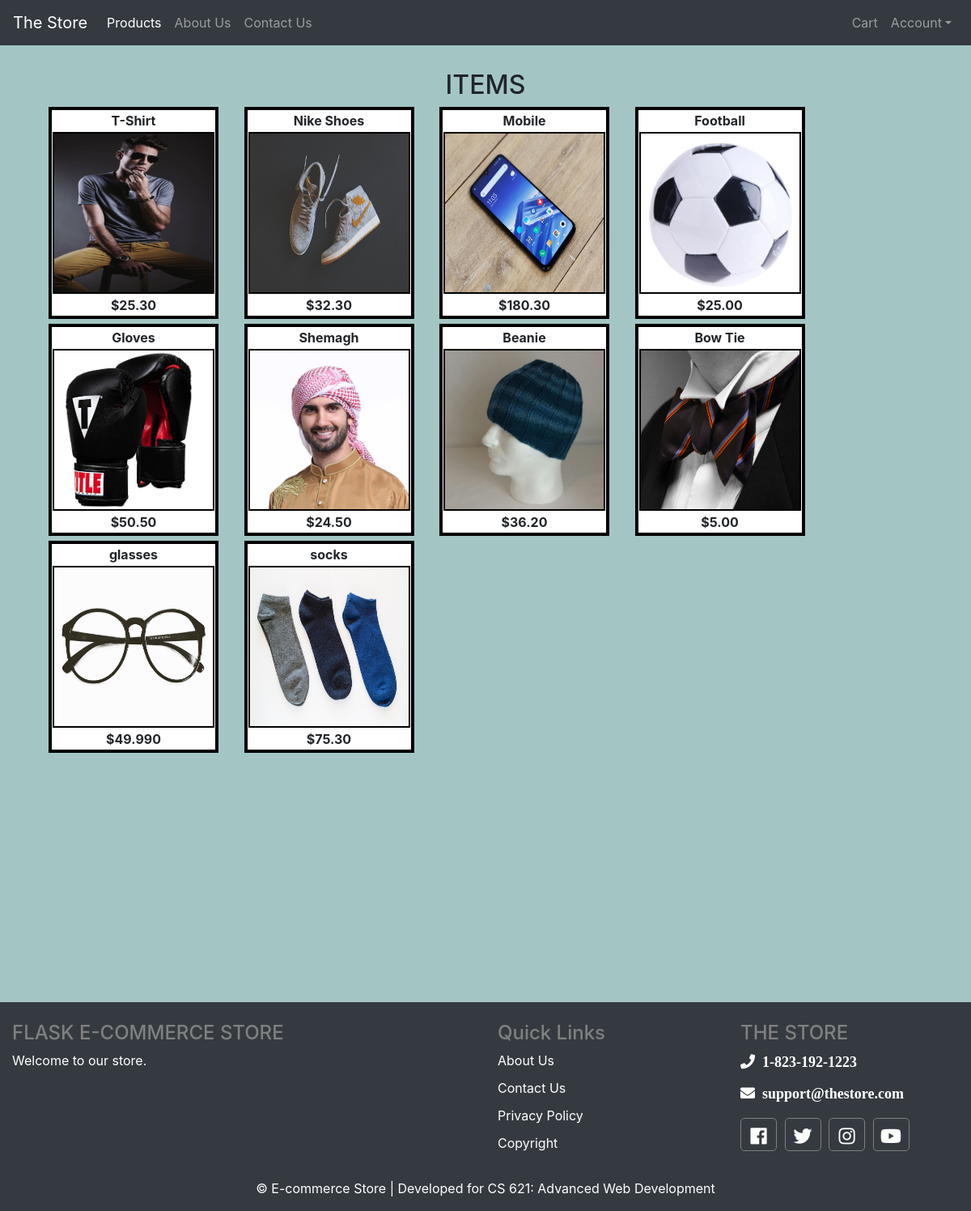
Page /products on the committed database.
### routes.py (models this page shows, shortened)
class Products(db.Model):
    __tablename__ = 'products'
    __table_args__ = {'extend_existing': True}
    product_id = db.Column(db.Integer, primary_key=True)
    name = db.Column(db.String(30))
    price = db.Column(db.Float)
    description = db.Column(db.String(250))
    image = db.Column(db.String())
    stock = db.Column(db.Integer)

### routes.py (the view)
@ecomm.route('/')
@ecomm.route('/products')
def products():
    products = Products.query.all()
    return render_template('products.html', products=products, leftNav=leftNav_items(), rightNav=rightNav_items())

### routes.py (called while the page is built)
def leftNav_items():
    return [('/products', 'Products'), ('/about', 'About Us'), ('/contact', 'Contact Us')]

def rightNav_items():
    return [('/cart', 'Cart'), ('/account', 'Account')]

### templates/products.html
{% extends "base.html" %}
{% set active_page = "Products" %}
{% block content %}
<div>
  <h2 id="productPageHeader">ITEMS</h2>
  <div class="productContainer">
    <div class="itemTables">
    {% for product in products %}
    <table class="singleTable">
      <tr>
        <td><b>{{product.name}}</b></td>
      </tr>
      <tr>
        <td>
        <a href="/productDescription?productId={{product.product_id}}">
					<img src={{url_for('static', filename='uploads/' + product.image) }} id="image" width="200" height="200">
				</a>
        </td>
      </tr>
      <tr>
        <td><b>${{product.price}}0</b></td>
      </tr>
    </table>
    {% endfor %}
    </div>
  </div>
</div>
{% endblock content %}

### templates/base.html (shortened to what this page needs)
<!DOCTYPE html>
<html lang="en">
    <head>
        <link rel="stylesheet" type="text/css" href="{{ url_for('static', filename='style.css') }}">
        <link rel="stylesheet" href="https://stackpath.bootstrapcdn.com/bootstrap/4.3.1/css/bootstrap.min.css">
        <link rel='stylesheet' href='https://use.fontawesome.com/releases/v5.7.0/css/all.css'>
        <link rel="stylesheet" href="/static/style.css">
    </head>
    <body>
        <div class="main-container">
            <nav class="navbar navbar-expand-lg navbar-dark bg-dark">
                <a class="navbar-brand" href="/">The Store</a>
                <div class="collapse navbar-collapse" id="navbarNavAltMarkup">
                    {% for slug, navTitle in leftNav %}
                    <div class="navbar-nav">
                      {% if navTitle == active_page %}
                      <a class="nav-item nav-link active" href= {{ slug }}> {{ navTitle }} </a>
                      {% else %}
                      <a class="nav-item nav-link" href= {{ slug }} > {{ navTitle }} </a>
                      {% endif %}
                    </div>
                    {% endfor %}
                    <div class="navbar-nav ml-auto">
                        <a class="nav-item nav-link" href={{ rightNav[0][0] }}> {{ rightNav[0][1] }}</a>
                        <a class="nav-item nav-link dropdown-toggle" data-toggle="dropdown" data-target="dropdown_target" href="#">{{ rightNav[1][1] }}</a>
                    </div>
                </div>
            </nav>
            {% block content %} {% endblock %}
            <footer class="footer-container">
                <footer class="page-footer font-small dark bg-dark pt-4">
                    <div class="container-fluid text-center text-md-left">
                        <div class="row">
                            <div class="col-md-6 mt-md-0 mt-3">
                            <h4 class="text-uppercase">Flask E-commerce Store</h4>
                            <p class="footer-welcome">Welcome to our store.</p>
                            </div>
                            <div class="col-md-3 mb-md-0 mb-3">
                                <div class="footer-links">
                                    <h4> Quick Links</h4>
                                    <ul class="list-unstyled">
                                        <a class="links" href="{{ url_for('about')}}"><li> About Us</li> </a>
                                        <a class="links" href="{{ url_for('contact_us')}}"><li> Contact Us</li> </a>
                                        <a class="links" href="#"><li> Privacy Policy</li> </a>
                                        <a class="links" href="#"><li> Copyright</li> </a>
                                    </ul>
                                </div>
                            </div>
                            <div class="col-md-3 mb-md-0 mb-3">
                                <h4 class="text-uppercase">The Store</h4>
                                <div class="footer-about">
                                    <div class="contact-information">
                                        <span> <i class="fas fa-phone">&nbsp; 1-823-192-1223</i> </span>
                                        <span> <i class="fas fa-envelope">&nbsp; support@thestore.com</i> </span>
                                    </div>
                                    <div class="social">
                                        <a href="#"><i class="fab fa-facebook"></i> </a>
                                        <a href="#"><i class="fab fa-twitter"></i> </a>
                                        <a href="#"><i class="fab fa-instagram"></i> </a>
                                        <a href="#"><i class="fab fa-youtube"></i> </a>
                                    </div>
                                </div>
                            </div>
                        </div>
                    </div>
                    <div class="footer-copyright text-center py-3">
                        &copy; E-commerce Store | Developed for CS 621: Advanced Web Development
                    </div>
                </footer>
            </footer>
        </div>
    </body>
</html>

### static/style.css (style rules this page uses)
body { min-height: 100vh; position: relative; margin: 0; background: #A3C6C4; }
#productPageHeader { width: 90%; margin-left: 5%; margin-top: 2.5%; text-align: center; }
.productContainer table { display: inline-block; }
.productContainer table tr { text-align: center; }
.itemTables { margin-left: 5%; width: 90%; }
.singleTable { border: black 4px solid; background: white; margin-right: 2.5%; }
#image { border: 2px black solid; margin: 0; }
.main-container { min-height: 100%; height: auto !important; }
.footer-container { height:2%; position: absolute; width:100%; bottom: -320px; }
.footer-container h4 { color:gray; }
.footer-about .contact-information span { display:block; font-size: 18px; margin-bottom: 12px; color:white; }
.footer-links .links a, li { color:white; }
.footer-copyright { color:white; font-size:16px; }
.footer-about .social a { border: 1px solid gray; width: 45px; height:41px; padding-top:5px; margin-top:5px; margin-right:5px; text-align:center; display:inline-block; font-size:23px; border-radius: 5px; color:white; }
.footer-links ul a { display:block; font-size:16px; margin-bottom:10px; transition:all .3s; }
.footer-welcome { color:white; }

### rows in the picture
Products: name "T-Shirt", image (picture), price "25.3"
Products: name "Nike Shoes", image (picture), price "32.3"
Products: name "Mobile", image (picture), price "180.3"
Products: name "Football", image (picture), price "25.0"
Products: name "Gloves", image (picture), price "50.5"
Products: name "Shemagh", image (picture), price "24.5"
Products: name "Beanie", image (picture), price "36.2"
Products: name "Bow Tie", image (picture), price "5.0"
Products: name "glasses", image (picture), price "49.99"
Products: name "socks", image (picture), price "75.3"

### other values in the picture
{{ navTitle }} "Products"
{{ navTitle }} "About Us" "Contact Us"
{{ rightNav[0][1] }} "Cart"
{{ rightNav[1][1] }} "Account"
